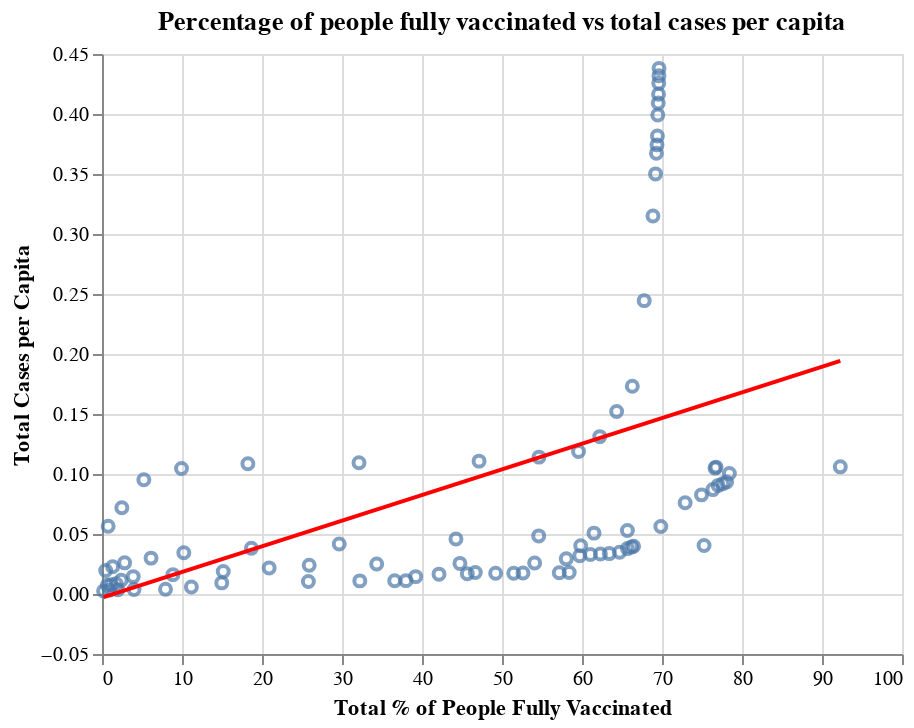

Source (notebook cell):
### Code cell
scatterplot = alt.Chart(secondarycompa).mark_point().encode(
    x='Total % of People Fully Vaccinated',
    y='Total Cases per Capita'
)

scatterplot + scatterplot.transform_regression('Total % of People Fully Vaccinated', 'Total Cases per Capita').mark_line(color="red").properties(title='Percentage of people fully vaccinated vs total cases per capita')

### Figure 1 — Vega-Lite specification as saved in the notebook (floating-point values rounded to 4 significant figures)
{"config": {"view": {"continuousWidth": 400, "continuousHeight": 300}}, "layer": [{"mark": "point", "encoding": {"x": {"field": "Total % of People Fully Vaccinated", "type": "quantitative"}, "y": {"field": "Total Cases per Capita", "type": "quantitative"}}}, {"mark": {"type": "line", "color": "red"}, "encoding": {"x": {"field": "Total % of People Fully Vaccinated", "type": "quantitative"}, "y": {"field": "Total Cases per Capita", "type": "quantitative"}}, "title": "Percentage of people fully vaccinated vs total cases per capita", "transform": [{"on": "Total % of People Fully Vaccinated", "regression": "Total Cases per Capita"}]}], "data": {"name": "data-9abf705e80d3e6fc7c4a013a4c1457bb"}, "$schema": "https://vega.github.io/schema/vega-lite/v4.17.0.json", "datasets": {"data-9abf705e80d3e6fc7c4a013a4c1457bb": [{"Months": "2021-01", "Total Cases per Capita": 0.002519, "Which HDI": 1, "Total % of People Fully Vaccinated": 0.2004}, {"Months": "2021-02", "Total Cases per Capita": 0.003235, "Which HDI": 1, "Total % of People Fully Vaccinated": 0.9382}, {"Months": "2021-03", "Total Cases per Capita": 0.003563, "Which HDI": 1, "Total % of People Fully Vaccinated": 1.976}, {"Months": "2021-04", "Total Cases per Capita": 0.00377, "Which HDI": 1, "Total % of People Fully Vaccinated": 4.007}, {"Months": "2021-05", "Total Cases per Capita": 0.003925, "Which HDI": 1, "Total % of People Fully Vaccinated": 7.94}, {"Months": "2021-06", "Total Cases per Capita": 0.005894, "Which HDI": 1, "Total % of People Fully Vaccinated": 11.17}, {"Months": "2021-07", "Total Cases per Capita": 0.009266, "Which HDI": 1, "Total % of People Fully Vaccinated": 14.97}, {"Months": "2021-08", "Total Cases per Capita": 0.01042, "Which HDI": 1, "Total % of People Fully Vaccinated": 25.8}, {"Months": "2021-09", "Total Cases per Capita": 0.01093, "Which HDI": 1, "Total % of People Fully Vaccinated": 32.23}, {"Months": "2021-10", "Total Cases per Capita": 0.01107, "Which HDI": 1, "Total % of People Fully Vaccinated": 36.59}, {"Months": "2021-11", "Total Cases per Capita": 0.01114, "Which HDI": 1, "Total % of People Fully Vaccinated": 37.99}, {"Months": "2021-12", "Total Cases per Capita": 0.01447, "Which HDI": 1, "Total % of People Fully Vaccinated": 39.21}, {"Months": "2022-01", "Total Cases per Capita": 0.01654, "Which HDI": 1, "Total % of People Fully Vaccinated": 42.13}, {"Months": "2022-02", "Total Cases per Capita": 0.0169, "Which HDI": 1, "Total % of People Fully Vaccinated": 45.66}, {"Months": "2022-03", "Total Cases per Capita": 0.01725, "Which HDI": 1, "Total % of People Fully Vaccinated": 49.2}, {"Months": "2022-04", "Total Cases per Capita": 0.01735, "Which HDI": 1, "Total % of People Fully Vaccinated": 51.46}, {"Months": "2022-05", "Total Cases per Capita": 0.01752, "Which HDI": 1, "Total % of People Fully Vaccinated": 52.62}, {"Months": "2022-06", "Total Cases per Capita": 0.01772, "Which HDI": 1, "Total % of People Fully Vaccinated": 57.16}, {"Months": "2022-07", "Total Cases per Capita": 0.01786, "Which HDI": 1, "Total % of People Fully Vaccinated": 58.4}, {"Months": "2022-08", "Total Cases per Capita": 0.01795, "Which HDI": 1, "Total % of People Fully Vaccinated": 46.66}, {"Months": "2022-09", "Total Cases per Capita": 0.01799, "Which HDI": 1, "Total % of People Fully Vaccinated": null}, {"Months": "2022-10", "Total Cases per Capita": 0.018, "Which HDI": 1, "Total % of People Fully Vaccinated": null}, {"Months": "2022-11", "Total Cases per Capita": 0.01804, "Which HDI": 1, "Total % of People Fully Vaccinated": null}, {"Months": "2022-12", "Total Cases per Capita": 0.01808, "Which HDI": 1, "Total % of People Fully Vaccinated": null}, {"Months": "2021-01", "Total Cases per Capita": 0.007333, "Which HDI": 2, "Total % of People Fully Vaccinated": 0.6611}, {"Months": "2021-02", "Total Cases per Capita": 0.007767, "Which HDI": 2, "Total % of People Fully Vaccinated": 1.132}, {"Months": "2021-03", "Total Cases per Capita": 0.008605, "Which HDI": 2, "Total % of People Fully Vaccinated": 1.773}, {"Months": "2021-04", "Total Cases per Capita": 0.01146, "Which HDI": 2, "Total % of People Fully Vaccinated": 2.395}, {"Months": "2021-05", "Total Cases per Capita": 0.01449, "Which HDI": 2, "Total % of People Fully Vaccinated": 3.901}, {"Months": "2021-06", "Total Cases per Capita": 0.01614, "Which HDI": 2, "Total % of People Fully Vaccinated": 8.866}, {"Months": "2021-07", "Total Cases per Capita": 0.01876, "Which HDI": 2, "Total % of People Fully Vaccinated": 15.16}, {"Months": "2021-08", "Total Cases per Capita": 0.02175, "Which HDI": 2, "Total % of People Fully Vaccinated": 20.89}, {"Months": "2021-09", "Total Cases per Capita": 0.02401, "Which HDI": 2, "Total % of People Fully Vaccinated": 25.9}, {"Months": "2021-10", "Total Cases per Capita": 0.02505, "Which HDI": 2, "Total % of People Fully Vaccinated": 34.34}, {"Months": "2021-11", "Total Cases per Capita": 0.02549, "Which HDI": 2, "Total % of People Fully Vaccinated": 44.74}, {"Months": "2021-12", "Total Cases per Capita": 0.0258, "Which HDI": 2, "Total % of People Fully Vaccinated": 54.08}, {"Months": "2022-01", "Total Cases per Capita": 0.0293, "Which HDI": 2, "Total % of People Fully Vaccinated": 58.03}, {"Months": "2022-02", "Total Cases per Capita": 0.03182, "Which HDI": 2, "Total % of People Fully Vaccinated": 59.72}, {"Months": "2022-03", "Total Cases per Capita": 0.03296, "Which HDI": 2, "Total % of People Fully Vaccinated": 61.05}, {"Months": "2022-04", "Total Cases per Capita": 0.03335, "Which HDI": 2, "Total % of People Fully Vaccinated": 62.3}, {"Months": "2022-05", "Total Cases per Capita": 0.03367, "Which HDI": 2, "Total % of People Fully Vaccinated": 63.41}, {"Months": "2022-06", "Total Cases per Capita": 0.03485, "Which HDI": 2, "Total % of People Fully Vaccinated": 64.69}, {"Months": "2022-07", "Total Cases per Capita": 0.03784, "Which HDI": 2, "Total % of People Fully Vaccinated": 65.68}, {"Months": "2022-08", "Total Cases per Capita": 0.03922, "Which HDI": 2, "Total % of People Fully Vaccinated": 66.21}, {"Months": "2022-09", "Total Cases per Capita": 0.03976, "Which HDI": 2, "Total % of People Fully Vaccinated": 66.45}, {"Months": "2022-10", "Total Cases per Capita": 0.04014, "Which HDI": 2, "Total % of People Fully Vaccinated": 59.84}, {"Months": "2022-11", "Total Cases per Capita": 0.04048, "Which HDI": 2, "Total % of People Fully Vaccinated": 75.26}, {"Months": "2022-12", "Total Cases per Capita": 0.04149, "Which HDI": 2, "Total % of People Fully Vaccinated": null}, {"Months": "2021-01", "Total Cases per Capita": 0.01962, "Which HDI": 3, "Total % of People Fully Vaccinated": 0.4604}, {"Months": "2021-02", "Total Cases per Capita": 0.02273, "Which HDI": 3, "Total % of People Fully Vaccinated": 1.324}, {"Months": "2021-03", "Total Cases per Capita": 0.02596, "Which HDI": 3, "Total % of People Fully Vaccinated": 2.829}, {"Months": "2021-04", "Total Cases per Capita": 0.0299, "Which HDI": 3, "Total % of People Fully Vaccinated": 6.129}, {"Months": "2021-05", "Total Cases per Capita": 0.03432, "Which HDI": 3, "Total % of People Fully Vaccinated": 10.23}, {"Months": "2021-06", "Total Cases per Capita": 0.03814, "Which HDI": 3, "Total % of People Fully Vaccinated": 18.67}, {"Months": "2021-07", "Total Cases per Capita": 0.04165, "Which HDI": 3, "Total % of People Fully Vaccinated": 29.65}, {"Months": "2021-08", "Total Cases per Capita": 0.04576, "Which HDI": 3, "Total % of People Fully Vaccinated": 44.24}, {"Months": "2021-09", "Total Cases per Capita": 0.04841, "Which HDI": 3, "Total % of People Fully Vaccinated": 54.59}, {"Months": "2021-10", "Total Cases per Capita": 0.05072, "Which HDI": 3, "Total % of People Fully Vaccinated": 61.5}, {"Months": "2021-11", "Total Cases per Capita": 0.05293, "Which HDI": 3, "Total % of People Fully Vaccinated": 65.68}, {"Months": "2021-12", "Total Cases per Capita": 0.05621, "Which HDI": 3, "Total % of People Fully Vaccinated": 69.85}, {"Months": "2022-01", "Total Cases per Capita": 0.07603, "Which HDI": 3, "Total % of People Fully Vaccinated": 72.89}, {"Months": "2022-02", "Total Cases per Capita": 0.08261, "Which HDI": 3, "Total % of People Fully Vaccinated": 74.94}, {"Months": "2022-03", "Total Cases per Capita": 0.087, "Which HDI": 3, "Total % of People Fully Vaccinated": 76.36}, {"Months": "2022-04", "Total Cases per Capita": 0.09049, "Which HDI": 3, "Total % of People Fully Vaccinated": 77.02}, {"Months": "2022-05", "Total Cases per Capita": 0.09182, "Which HDI": 3, "Total % of People Fully Vaccinated": 77.6}, {"Months": "2022-06", "Total Cases per Capita": 0.09328, "Which HDI": 3, "Total % of People Fully Vaccinated": 78.08}, {"Months": "2022-07", "Total Cases per Capita": 0.1004, "Which HDI": 3, "Total % of People Fully Vaccinated": 78.42}, {"Months": "2022-08", "Total Cases per Capita": 0.1049, "Which HDI": 3, "Total % of People Fully Vaccinated": 76.63}, {"Months": "2022-09", "Total Cases per Capita": 0.1057, "Which HDI": 3, "Total % of People Fully Vaccinated": 76.76}, {"Months": "2022-10", "Total Cases per Capita": 0.106, "Which HDI": 3, "Total % of People Fully Vaccinated": 92.29}, {"Months": "2022-11", "Total Cases per Capita": 0.1071, "Which HDI": 3, "Total % of People Fully Vaccinated": null}, {"Months": "2022-12", "Total Cases per Capita": 0.1111, "Which HDI": 3, "Total % of People Fully Vaccinated": null}, {"Months": "2021-01", "Total Cases per Capita": 0.0564, "Which HDI": 4, "Total % of People Fully Vaccinated": 0.7699}, {"Months": "2021-02", "Total Cases per Capita": 0.07181, "Which HDI": 4, "Total % of People Fully Vaccinated": 2.479}, {"Months": "2021-03", "Total Cases per Capita": 0.09517, "Which HDI": 4, "Total % of People Fully Vaccinated": 5.232}, {"Months": "2021-04", "Total Cases per Capita": 0.1046, "Which HDI": 4, "Total % of People Fully Vaccinated": 9.938}, {"Months": "2021-05", "Total Cases per Capita": 0.1086, "Which HDI": 4, "Total % of People Fully Vaccinated": 18.24}, {"Months": "2021-06", "Total Cases per Capita": 0.1094, "Which HDI": 4, "Total % of People Fully Vaccinated": 32.12}, {"Months": "2021-07", "Total Cases per Capita": 0.1107, "Which HDI": 4, "Total % of People Fully Vaccinated": 47.13}, {"Months": "2021-08", "Total Cases per Capita": 0.1141, "Which HDI": 4, "Total % of People Fully Vaccinated": 54.62}, {"Months": "2021-09", "Total Cases per Capita": 0.1188, "Which HDI": 4, "Total % of People Fully Vaccinated": 59.57}, {"Months": "2021-10", "Total Cases per Capita": 0.1312, "Which HDI": 4, "Total % of People Fully Vaccinated": 62.22}, {"Months": "2021-11", "Total Cases per Capita": 0.1521, "Which HDI": 4, "Total % of People Fully Vaccinated": 64.33}, {"Months": "2021-12", "Total Cases per Capita": 0.1732, "Which HDI": 4, "Total % of People Fully Vaccinated": 66.29}, {"Months": "2022-01", "Total Cases per Capita": 0.2445, "Which HDI": 4, "Total % of People Fully Vaccinated": 67.78}, {"Months": "2022-02", "Total Cases per Capita": 0.3149, "Which HDI": 4, "Total % of People Fully Vaccinated": 68.87}, {"Months": "2022-03", "Total Cases per Capita": 0.3501, "Which HDI": 4, "Total % of People Fully Vaccinated": 69.19}, {"Months": "2022-04", "Total Cases per Capita": 0.3673, "Which HDI": 4, "Total % of People Fully Vaccinated": 69.3}, {"Months": "2022-05", "Total Cases per Capita": 0.3743, "Which HDI": 4, "Total % of People Fully Vaccinated": 69.38}, {"Months": "2022-06", "Total Cases per Capita": 0.3817, "Which HDI": 4, "Total % of People Fully Vaccinated": 69.43}, {"Months": "2022-07", "Total Cases per Capita": 0.3992, "Which HDI": 4, "Total % of People Fully Vaccinated": 69.47}, {"Months": "2022-08", "Total Cases per Capita": 0.4092, "Which HDI": 4, "Total % of People Fully Vaccinated": 69.53}, {"Months": "2022-09", "Total Cases per Capita": 0.4165, "Which HDI": 4, "Total % of People Fully Vaccinated": 69.57}, {"Months": "2022-10", "Total Cases per Capita": 0.4257, "Which HDI": 4, "Total % of People Fully Vaccinated": 69.6}, {"Months": "2022-11", "Total Cases per Capita": 0.4318, "Which HDI": 4, "Total % of People Fully Vaccinated": 69.62}, {"Months": "2022-12", "Total Cases per Capita": 0.438, "Which HDI": 4, "Total % of People Fully Vaccinated": 69.63}]}}
